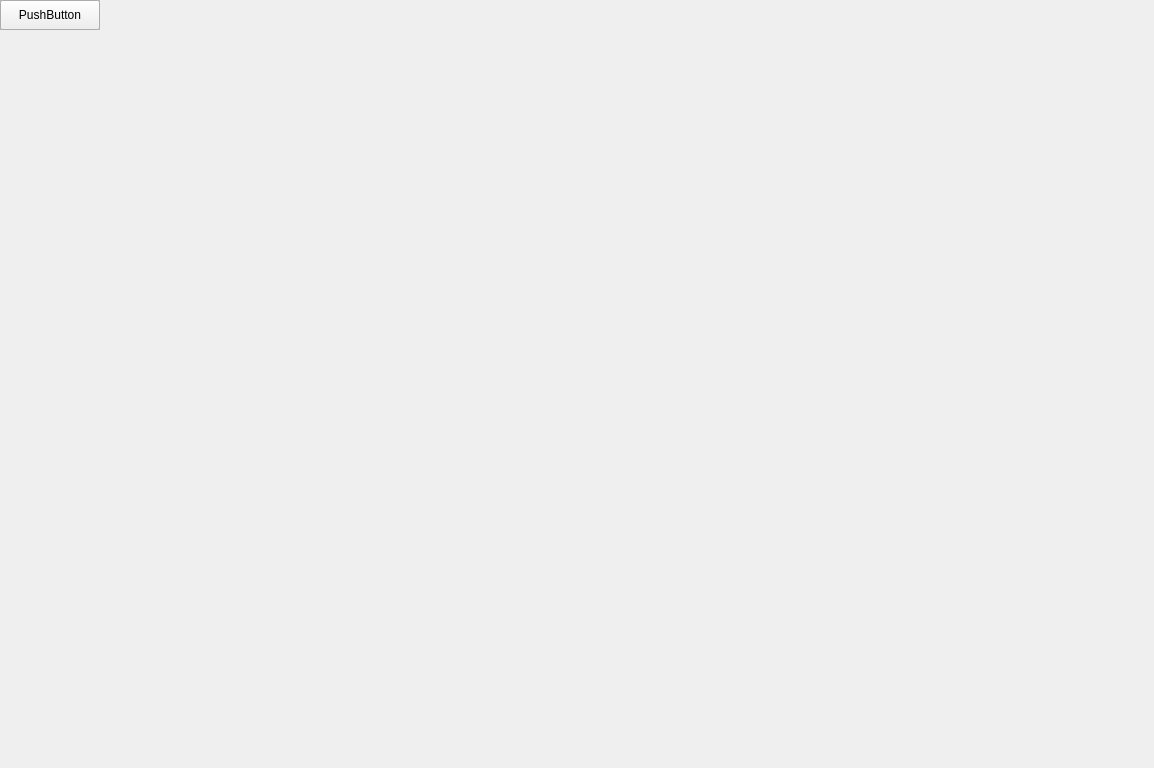
<?xml version="1.0" encoding="UTF-8"?>
<ui version="4.0">
 <class>Form</class>
 <widget class="QMainWindow" name="Widget"> <!-- This is the line I edited... "QMainWindow" was "QWidget".-->
  <property name="geometry">
   <rect>
    <x>0</x>
    <y>0</y>
    <width>1154</width>
    <height>768</height>
   </rect>
  </property>
  <property name="minimumSize">
   <size>
    <width>1154</width>
    <height>768</height>
   </size>
  </property>
  <property name="windowTitle">
   <string>Noizix v1.0.0(beta)</string>
  </property>
  <property name="windowIcon">
   <iconset>
    <normaloff>../../../../../../../../../.designer/backup/noise4.png</normaloff>../../../../../../../../../.designer/backup/noise4.png</iconset>
  </property>
  <layout class="QGridLayout" name="gridLayout_2">
   <item row="0" column="0">
    <layout class="QGridLayout" name="gridLayout">
     <item row="0" column="0">
      <layout class="QVBoxLayout" name="verticalLayout" stretch="8,4,50,0,30,8">
       <item>
        <layout class="QHBoxLayout" name="horizontalLayout_5">
         <item>
          <widget class="QLabel" name="title_label">
           <property name="enabled">
            <bool>true</bool>
           </property>
           <property name="maximumSize">
            <size>
             <width>16777215</width>
             <height>16777215</height>
            </size>
           </property>
           <property name="styleSheet">
            <string notr="true"/>
           </property>
           <property name="lineWidth">
            <number>7</number>
           </property>
           <property name="midLineWidth">
            <number>-5</number>
           </property>
           <property name="text">
            <string/>
           </property>
           <property name="textFormat">
            <enum>Qt::RichText</enum>
           </property>
           <property name="scaledContents">
            <bool>false</bool>
           </property>
           <property name="alignment">
            <set>Qt::AlignCenter</set>
           </property>
           <property name="margin">
            <number>0</number>
           </property>
           <property name="indent">
            <number>22</number>
           </property>
           <property name="openExternalLinks">
            <bool>false</bool>
           </property>
          </widget>
         </item>
        </layout>
       </item>
       <item>
        <layout class="QHBoxLayout" name="horizontalLayout_7">
         <item>
          <widget class="QLabel" name="sel_nodelbl">
           <property name="styleSheet">
            <string notr="true">
font: 75 12pt &quot;Calibri&quot;;
</string>
           </property>
           <property name="text">
            <string/>
           </property>
           <property name="alignment">
            <set>Qt::AlignLeading|Qt::AlignLeft|Qt::AlignVCenter</set>
           </property>
          </widget>
         </item>
        </layout>
       </item>
       <item>
        <layout class="QHBoxLayout" name="horizontalLayout_4">
         <item>
          <layout class="QVBoxLayout" name="verticalLayout_2">
           <item>
            <spacer name="verticalSpacer_3">
             <property name="orientation">
              <enum>Qt::Vertical</enum>
             </property>
             <property name="sizeType">
              <enum>QSizePolicy::Fixed</enum>
             </property>
             <property name="sizeHint" stdset="0">
              <size>
               <width>21</width>
               <height>107</height>
              </size>
             </property>
            </spacer>
           </item>
           <item>
            <layout class="QHBoxLayout" name="horizontalLayout_11">
             <item>
              <widget class="QLabel" name="label_2">
               <property name="text">
                <string>Operation Group</string>
               </property>
              </widget>
             </item>
             <item>
              <spacer name="horizontalSpacer_11">
               <property name="orientation">
                <enum>Qt::Horizontal</enum>
               </property>
               <property name="sizeType">
                <enum>QSizePolicy::Fixed</enum>
               </property>
               <property name="sizeHint" stdset="0">
                <size>
                 <width>32</width>
                 <height>20</height>
                </size>
               </property>
              </spacer>
             </item>
             <item>
              <widget class="QComboBox" name="grp_combo"/>
             </item>
            </layout>
           </item>
           <item>
            <layout class="QHBoxLayout" name="horizontalLayout_9">
             <item>
              <widget class="QLabel" name="label_3">
               <property name="text">
                <string>Operation Type</string>
               </property>
              </widget>
             </item>
             <item>
              <spacer name="horizontalSpacer_12">
               <property name="orientation">
                <enum>Qt::Horizontal</enum>
               </property>
               <property name="sizeType">
                <enum>QSizePolicy::Fixed</enum>
               </property>
               <property name="sizeHint" stdset="0">
                <size>
                 <width>38</width>
                 <height>20</height>
                </size>
               </property>
              </spacer>
             </item>
             <item>
              <widget class="QComboBox" name="type_combo"/>
             </item>
            </layout>
           </item>
           <item>
            <layout class="QHBoxLayout" name="horizontalLayout">
             <item>
              <spacer name="horizontalSpacer_13">
               <property name="orientation">
                <enum>Qt::Horizontal</enum>
               </property>
               <property name="sizeType">
                <enum>QSizePolicy::Fixed</enum>
               </property>
               <property name="sizeHint" stdset="0">
                <size>
                 <width>40</width>
                 <height>20</height>
                </size>
               </property>
              </spacer>
             </item>
             <item>
              <widget class="QComboBox" name="attrib_combo"/>
             </item>
             <item>
              <spacer name="horizontalSpacer_14">
               <property name="orientation">
                <enum>Qt::Horizontal</enum>
               </property>
               <property name="sizeType">
                <enum>QSizePolicy::Fixed</enum>
               </property>
               <property name="sizeHint" stdset="0">
                <size>
                 <width>40</width>
                 <height>20</height>
                </size>
               </property>
              </spacer>
             </item>
            </layout>
           </item>
           <item>
            <spacer name="verticalSpacer_2">
             <property name="orientation">
              <enum>Qt::Vertical</enum>
             </property>
             <property name="sizeType">
              <enum>QSizePolicy::Fixed</enum>
             </property>
             <property name="sizeHint" stdset="0">
              <size>
               <width>20</width>
               <height>86</height>
              </size>
             </property>
            </spacer>
           </item>
          </layout>
         </item>
         <item>
          <spacer name="horizontalSpacer">
           <property name="orientation">
            <enum>Qt::Horizontal</enum>
           </property>
           <property name="sizeType">
            <enum>QSizePolicy::Fixed</enum>
           </property>
           <property name="sizeHint" stdset="0">
            <size>
             <width>40</width>
             <height>20</height>
            </size>
           </property>
          </spacer>
         </item>
         <item>
          <widget class="QListWidget" name="listWidget"/>
         </item>
         <item>
          <spacer name="horizontalSpacer_2">
           <property name="orientation">
            <enum>Qt::Horizontal</enum>
           </property>
           <property name="sizeType">
            <enum>QSizePolicy::Fixed</enum>
           </property>
           <property name="sizeHint" stdset="0">
            <size>
             <width>40</width>
             <height>20</height>
            </size>
           </property>
          </spacer>
         </item>
         <item>
          <spacer name="horizontalSpacer_3">
           <property name="orientation">
            <enum>Qt::Horizontal</enum>
           </property>
           <property name="sizeType">
            <enum>QSizePolicy::Fixed</enum>
           </property>
           <property name="sizeHint" stdset="0">
            <size>
             <width>15</width>
             <height>20</height>
            </size>
           </property>
          </spacer>
         </item>
         <item>
          <widget class="QListWidget" name="list_basic_func"/>
         </item>
        </layout>
       </item>
       <item>
        <spacer name="verticalSpacer">
         <property name="orientation">
          <enum>Qt::Vertical</enum>
         </property>
         <property name="sizeType">
          <enum>QSizePolicy::Fixed</enum>
         </property>
         <property name="sizeHint" stdset="0">
          <size>
           <width>10</width>
           <height>40</height>
          </size>
         </property>
        </spacer>
       </item>
       <item>
        <layout class="QHBoxLayout" name="horizontalLayout_2" stretch="40,0,60,0">
         <item>
          <layout class="QVBoxLayout" name="verticalLayout_3">
           <item>
            <layout class="QHBoxLayout" name="horizontalLayout_15">
             <item>
              <widget class="QCheckBox" name="to_create_attrib">
               <property name="text">
                <string>CheckBox</string>
               </property>
              </widget>
             </item>
            </layout>
           </item>
           <item>
            <layout class="QHBoxLayout" name="horizontalLayout_14">
             <item>
              <widget class="QRadioButton" name="rad_float">
               <property name="text">
                <string>Float</string>
               </property>
              </widget>
             </item>
             <item>
              <widget class="QRadioButton" name="rad_vector2">
               <property name="text">
                <string>vector2</string>
               </property>
              </widget>
             </item>
             <item>
              <widget class="QRadioButton" name="rad_vector">
               <property name="text">
                <string>vector</string>
               </property>
              </widget>
             </item>
             <item>
              <widget class="QRadioButton" name="rad_vector4">
               <property name="text">
                <string>vector4</string>
               </property>
              </widget>
             </item>
            </layout>
           </item>
           <item>
            <layout class="QHBoxLayout" name="horizontalLayout_12">
             <item>
              <widget class="QLabel" name="label">
               <property name="text">
                <string>TextLabel</string>
               </property>
              </widget>
             </item>
             <item>
              <spacer name="horizontalSpacer_8">
               <property name="orientation">
                <enum>Qt::Horizontal</enum>
               </property>
               <property name="sizeType">
                <enum>QSizePolicy::Fixed</enum>
               </property>
               <property name="sizeHint" stdset="0">
                <size>
                 <width>31</width>
                 <height>20</height>
                </size>
               </property>
              </spacer>
             </item>
             <item>
              <widget class="QLineEdit" name="export_attrib_enter"/>
             </item>
             <item>
              <spacer name="horizontalSpacer_7">
               <property name="orientation">
                <enum>Qt::Horizontal</enum>
               </property>
               <property name="sizeType">
                <enum>QSizePolicy::Fixed</enum>
               </property>
               <property name="sizeHint" stdset="0">
                <size>
                 <width>51</width>
                 <height>20</height>
                </size>
               </property>
              </spacer>
             </item>
            </layout>
           </item>
           <item>
            <layout class="QHBoxLayout" name="horizontalLayout_13">
             <item>
              <spacer name="horizontalSpacer_5">
               <property name="orientation">
                <enum>Qt::Horizontal</enum>
               </property>
               <property name="sizeHint" stdset="0">
                <size>
                 <width>40</width>
                 <height>20</height>
                </size>
               </property>
              </spacer>
             </item>
             <item>
              <widget class="QPushButton" name="create_attrib">
               <property name="text">
                <string>Create</string>
               </property>
              </widget>
             </item>
             <item>
              <spacer name="horizontalSpacer_6">
               <property name="orientation">
                <enum>Qt::Horizontal</enum>
               </property>
               <property name="sizeType">
                <enum>QSizePolicy::Fixed</enum>
               </property>
               <property name="sizeHint" stdset="0">
                <size>
                 <width>68</width>
                 <height>20</height>
                </size>
               </property>
              </spacer>
             </item>
            </layout>
           </item>
          </layout>
         </item>
         <item>
          <spacer name="horizontalSpacer_4">
           <property name="orientation">
            <enum>Qt::Horizontal</enum>
           </property>
           <property name="sizeType">
            <enum>QSizePolicy::Fixed</enum>
           </property>
           <property name="sizeHint" stdset="0">
            <size>
             <width>40</width>
             <height>20</height>
            </size>
           </property>
          </spacer>
         </item>
         <item>
          <layout class="QHBoxLayout" name="horizontalLayout_10">
           <item>
            <layout class="QHBoxLayout" name="horizontalLayout_16">
             <item>
              <widget class="QListWidget" name="list_attrib"/>
             </item>
            </layout>
           </item>
           <item>
            <spacer name="horizontalSpacer_9">
             <property name="orientation">
              <enum>Qt::Horizontal</enum>
             </property>
             <property name="sizeType">
              <enum>QSizePolicy::Fixed</enum>
             </property>
             <property name="sizeHint" stdset="0">
              <size>
               <width>96</width>
               <height>20</height>
              </size>
             </property>
            </spacer>
           </item>
           <item>
            <layout class="QVBoxLayout" name="verticalLayout_4">
             <item>
              <widget class="QPushButton" name="pushButton_2">
               <property name="text">
                <string>PushButton</string>
               </property>
              </widget>
             </item>
             <item>
              <widget class="QPushButton" name="pushButton_3">
               <property name="text">
                <string>PushButton</string>
               </property>
              </widget>
             </item>
            </layout>
           </item>
          </layout>
         </item>
         <item>
          <spacer name="horizontalSpacer_10">
           <property name="orientation">
            <enum>Qt::Horizontal</enum>
           </property>
           <property name="sizeType">
            <enum>QSizePolicy::Fixed</enum>
           </property>
           <property name="sizeHint" stdset="0">
            <size>
             <width>21</width>
             <height>20</height>
            </size>
           </property>
          </spacer>
         </item>
        </layout>
       </item>
       <item>
        <layout class="QHBoxLayout" name="horizontalLayout_3"/>
       </item>
      </layout>
     </item>
    </layout>
   </item>
  </layout>
 </widget>
 <resources>
  <include location="qt_resource.qrc"/>
 </resources>
 <connections/>
</ui>
